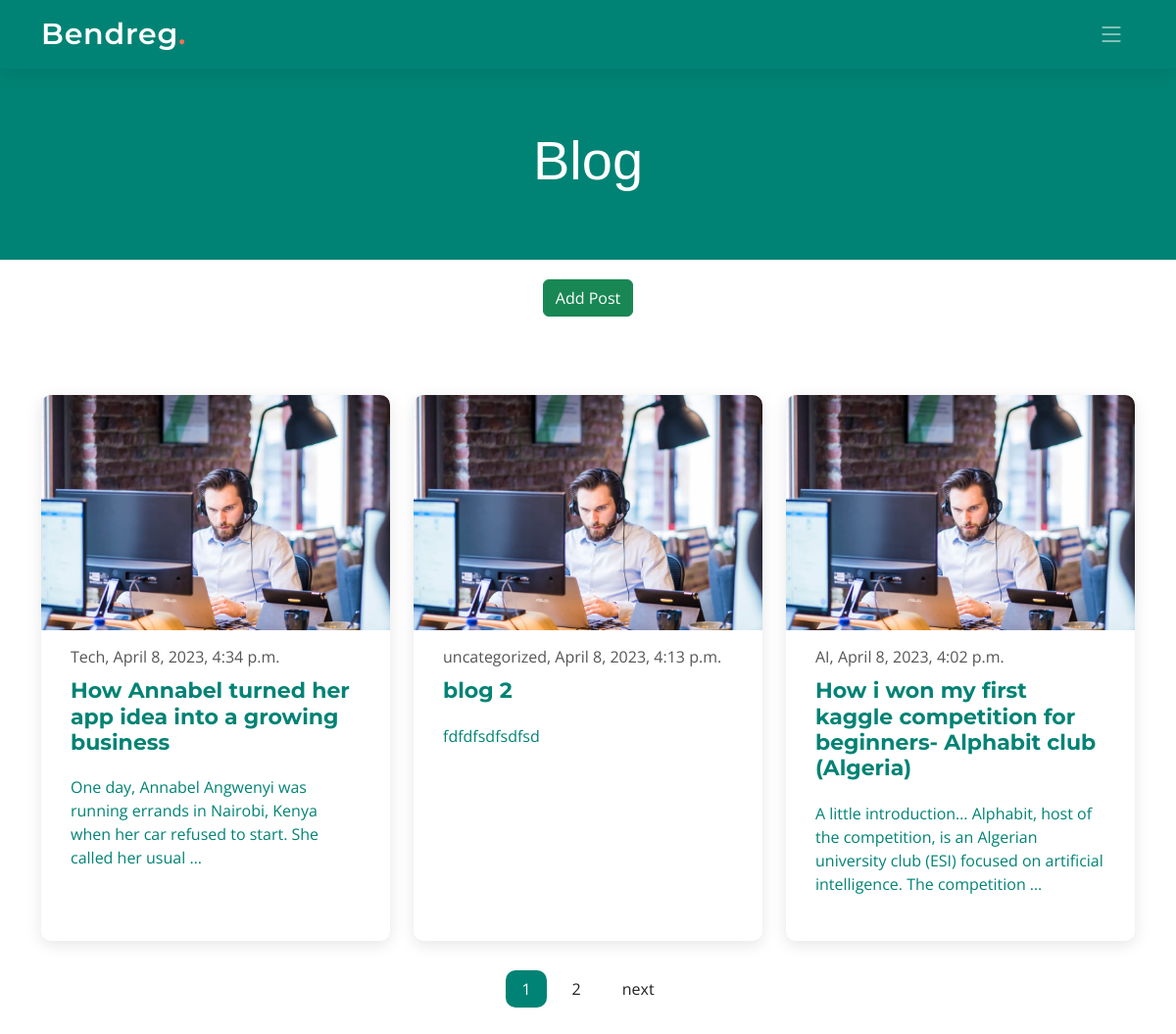
Before: / with the older database file.
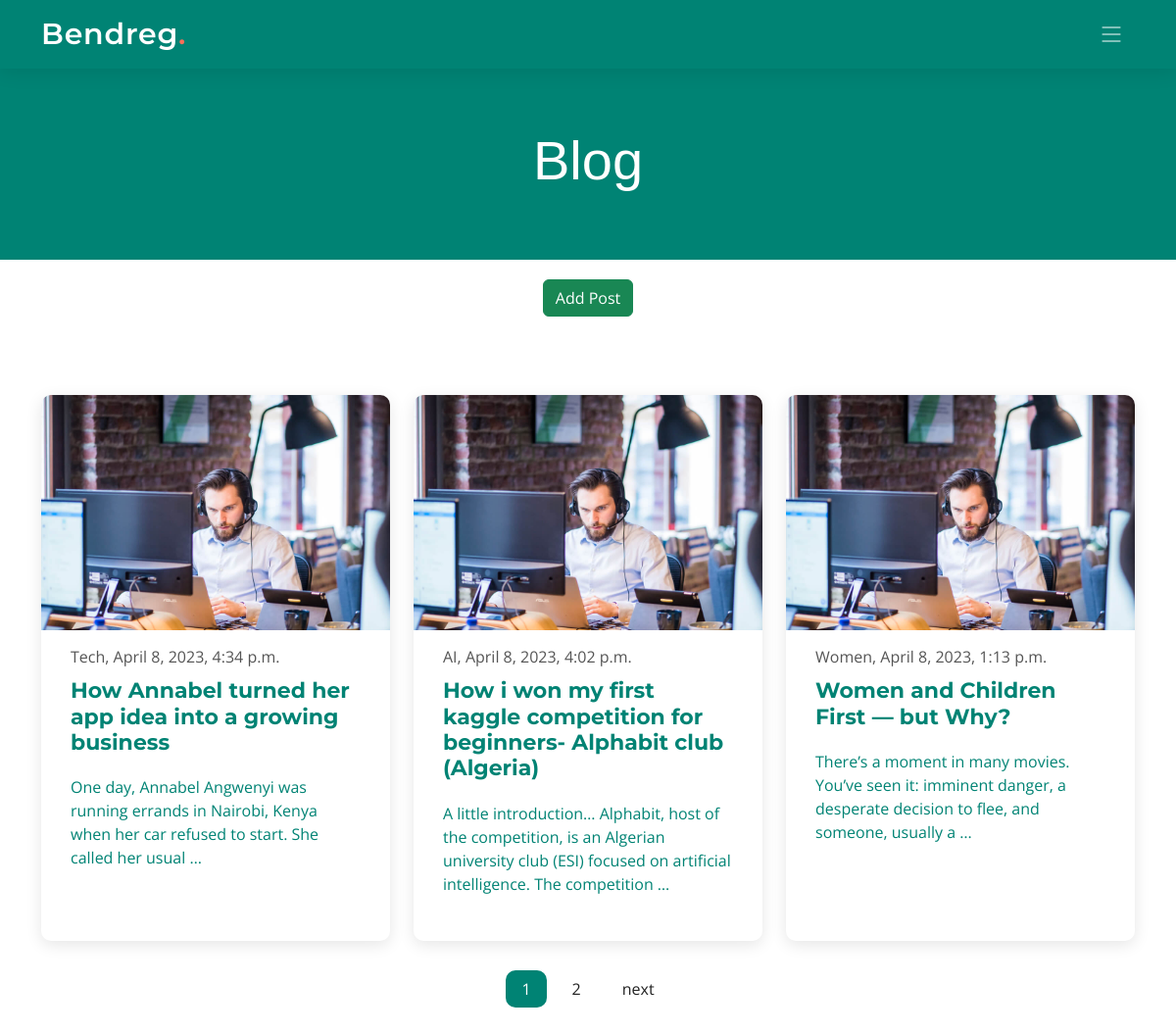
After: the same page with the newer database file.
### posts/models.py (models this page shows, shortened)
class Post(models.Model):
    title = models.CharField(max_length=200)
    body = models.TextField()
    date = models.DateTimeField(default=datetime.now, blank=True)
    category = models.CharField(max_length=200, default='uncategorized')

### posts/views.py (the view)
# urls.py: path('', views.index, name='index'),
def index(request):
    posts = Post.objects.all().order_by('-date')
    paginator = Paginator(posts, 3)
    page = request.GET.get('page')
    posts = paginator.get_page(page)
    return render(request, 'index.html', {'posts': posts})

### templates/index.html (shortened to what this page needs)
{% load static %}
<!DOCTYPE html>
<html lang="en">
<head>
  <link href="{% static 'assets/vendor/bootstrap/css/bootstrap.min.css' %}" rel="stylesheet">
  <link href="{% static 'assets/vendor/bootstrap-icons/bootstrap-icons.css' %}" rel="stylesheet">
  <link href="{% static 'assets/vendor/aos/aos.css" rel="stylesheet' %}">
  <link href="{% static 'assets/vendor/glightbox/css/glightbox.min.css' %}" rel="stylesheet">
  <link href="{% static 'assets/vendor/swiper/swiper-bundle.min.css' %}" rel="stylesheet">
  <link href="{% static 'assets/css/main.css' %}" rel="stylesheet">
</head>
<body style="overflow-x: hidden">
  <header id="header" class="header d-flex align-items-center">
    <div class="container-fluid container-xl d-flex align-items-center justify-content-between">
      <a href="/" class="logo d-flex align-items-center">
        <h1>Bendreg<span>.</span></h1>
      </a>
      <i class="mobile-nav-toggle mobile-nav-show bi bi-list"></i>
    </div>
  </header>
  <main id="main">
    <div class="breadcrumbs">
      <div class="page-header d-flex align-items-center">
        <div class="container position-relative">
          <div class="row d-flex justify-content-center">
            <div class="col-lg-6 text-center">
              <h2>Blog</h2>
            </div>
          </div>
        </div>
      </div>
    </div>
    <div style="text-align: center; margin: 20px auto">
    <div class="row">
        <div>
          <a href="/create" class="btn btn-success">Add Post</a>
        </div>
      </div>
    </div>
    <section id="blog" class="blog">
      <div class="container" data-aos="fade-up">
        <div class="row gy-4 posts-list">
          {% for post in posts %}
            <div class="col-xl-4 col-md-6">
            <article>
              <a href="/post/{{ post.id }}">
                <div class="post-img">
                  <img src="{% static 'assets/img/blog/blog-1.jpg' %}" alt="" class="img-fluid">
                </div>
                <p class="post-category">{{ post.category }}, {{ post.date }}</p>
                <h2 class="title">{{ post.title }}</h2>
                <p>{{ post.body| truncatewords:20}} </p>
              </a>
            </article>
          </div>
            {% endfor %}
        </div>
        <div class="blog-pagination">
      <ul class="justify-content-center">
        {% for i in posts.paginator.page_range %}
          {% if posts.number == i %}
            <li class="active"><a href="#">{{ i }}</a></li>
          {% else %}
            <li><a href="?page={{ i }}">{{ i }}</a></li>
          {% endif %}
        {% endfor %}
        {% if posts.has_next %}
          <li><a href="?page={{ posts.next_page_number }}">next</a></li>
        {% endif %}
      </ul>
    </div>
      </div>
    </section>
  </main>
</body>
</html>

### static/assets/css/main.css (style rules this page uses)
:root { --font-default: "Open Sans", system-ui, -apple-system, "Segoe UI", Roboto, "Helvetica Neue", Arial, "Noto Sans", "Liberation Sans", sans-serif, "Apple Color Emoji", "Segoe UI Emoji", "Segoe UI Symbol", "Noto Color Emoji"; --font-primary: "Montserrat", sans-serif; --font-secondary: "Poppins", sans-serif; }
:root { --color-default: #222222; --color-primary: #008374; --color-secondary: #f85a40; }
:root { scroll-behavior: smooth; }
body { font-family: var(--font-default); color: var(--color-default); }
a { color: var(--color-primary); text-decoration: none; }
h1, h2, h3, h4, h5, h6 { font-family: var(--font-primary); }
section { padding: 60px 0; overflow: hidden; }
.breadcrumbs .page-header { padding: 60px 0 60px 0; min-height: 20vh; position: relative; background-color: var(--color-primary); }
.breadcrumbs .page-header h2 { font-size: 56px; font-weight: 500; color: #fff; font-family: var(--font-secondary); }
.header { transition: all 0.5s; z-index: 997; height: 90px; background-color: var(--color-primary); }
.header.sticked { position: fixed; top: 0; right: 0; left: 0; height: 70px; box-shadow: 0px 2px 20px rgba(0, 0, 0, 0.1); }
.header .logo h1 { font-size: 30px; margin: 0; font-weight: 600; letter-spacing: 0.8px; color: #fff; font-family: var(--font-primary); }
.header .logo h1 span { color: #f96f59; }
.sticked-header-offset { margin-top: 70px; }
section { scroll-margin-top: 70px; }
@media (max-width: 1279px) { .mobile-nav-show { color: rgba(255, 255, 255, 0.6); font-size: 28px; cursor: pointer; line-height: 0; transition: 0.5s; z-index: 9999; margin-right: 10px; } }
.blog .blog-pagination { margin-top: 30px; color: #555555; }
.blog .blog-pagination ul { display: flex; padding: 0; margin: 0; list-style: none; }
.blog .blog-pagination li { margin: 0 5px; transition: 0.3s; border-radius: 10px; }
.blog .blog-pagination li a { color: var(--color-default); padding: 7px 16px; display: flex; align-items: center; justify-content: center; }
.blog .blog-pagination li.active, .blog .blog-pagination li:hover { background: var(--color-primary); color: #fff; }
.blog .blog-pagination li.active a, .blog .blog-pagination li:hover a { color: var(--color-white); }
.blog .posts-list article { box-shadow: 0 4px 16px rgba(0, 0, 0, 0.1); padding: 30px; height: 100%; border-radius: 10px; overflow: hidden; }
.blog .posts-list .post-img { max-height: 240px; margin: -30px -30px 15px -30px; overflow: hidden; }
.blog .posts-list .post-category { font-size: 16px; color: #555555; margin-bottom: 10px; }
.blog .posts-list .title { font-size: 22px; font-weight: 700; padding: 0; margin: 0 0 20px 0; }

Changed rows visible on the page:
removed Post: category "uncategorized", date "April 8, 2023, 4:13 p.m.", title "blog 2", body "fdfdfsdfsdfsd"
now on this page (row unchanged): Post: category "Women", date "April 8, 2023, 1:13 p.m.", title "Women and Children First — but Why?", body "There’s a moment in many movies. You’ve seen it: imminent danger, a desperate decision to flee, and someone, usually a …"
